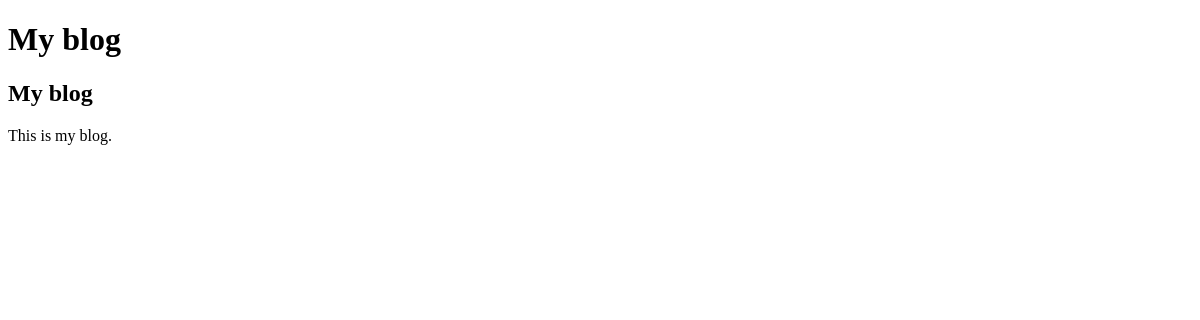
The page /blog/ on the database as committed earlier.
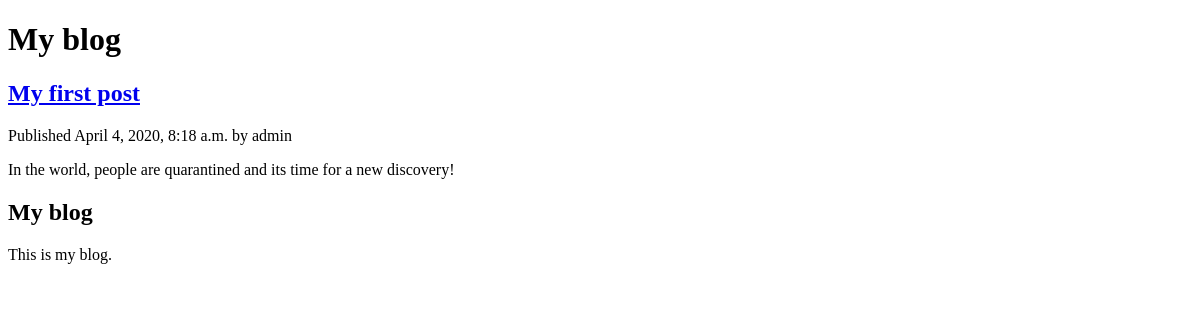
The same page on the database as committed later.
### blog/models.py (models this page shows)
class Post(models.Model):
    STATUS_CHOICES = (
        ('draft', 'Draft'),
        ('published', 'Published'),
    )
    title = models.CharField(max_length=250)
    slug = models.SlugField(max_length=250, unique_for_date='publish')
    author = models.ForeignKey(User, related_name='blog_posts',on_delete=models.CASCADE)
    body = models.TextField()
    publish = models.DateTimeField(default=timezone.now)
    created = models.DateTimeField(auto_now_add=True)
    updated = models.DateTimeField(auto_now=True)
    status = models.CharField(max_length=10, choices=STATUS_CHOICES, default='draft')
    def __str__(self):
        return self.title
    def get_absolute_url(self):
        return reverse('post_detail', args=[self.publish.year,self.publish.strftime('%m'),self.publish.strftime('%d'),self.slug])

### blog/views.py (the view)
# urls.py: path('',views.post_list, name = 'post_list'),
def post_list(request):
    posts = Post.objects.order_by('-publish')
    print(posts)
    return render(request, 'post/list.html',{'posts': posts})

### mysite/templates/post/list.html (shortened to what this page needs)
{% extends "base.html" %}
{% block content %}
<h1>My blog</h1>
  {% for post in posts %}
  <h2>
    <a href="{{ post.get_absolute_url }}">{{ post.title }}</a>
  </h2>
  <p class="date">
    Published {{ post.publish }} by {{ post.author }}
  </p>
  {{ post.body|truncatewords:30|linebreaks }}
  {% endfor %}
{% endblock %}

Rows that differ between the two databases and show on the page:
added Post: title "My first post", publish "April 4, 2020, 8:18 a.m.", author "admin", body "In the world, people are quarantined and its time for a new discovery!"
